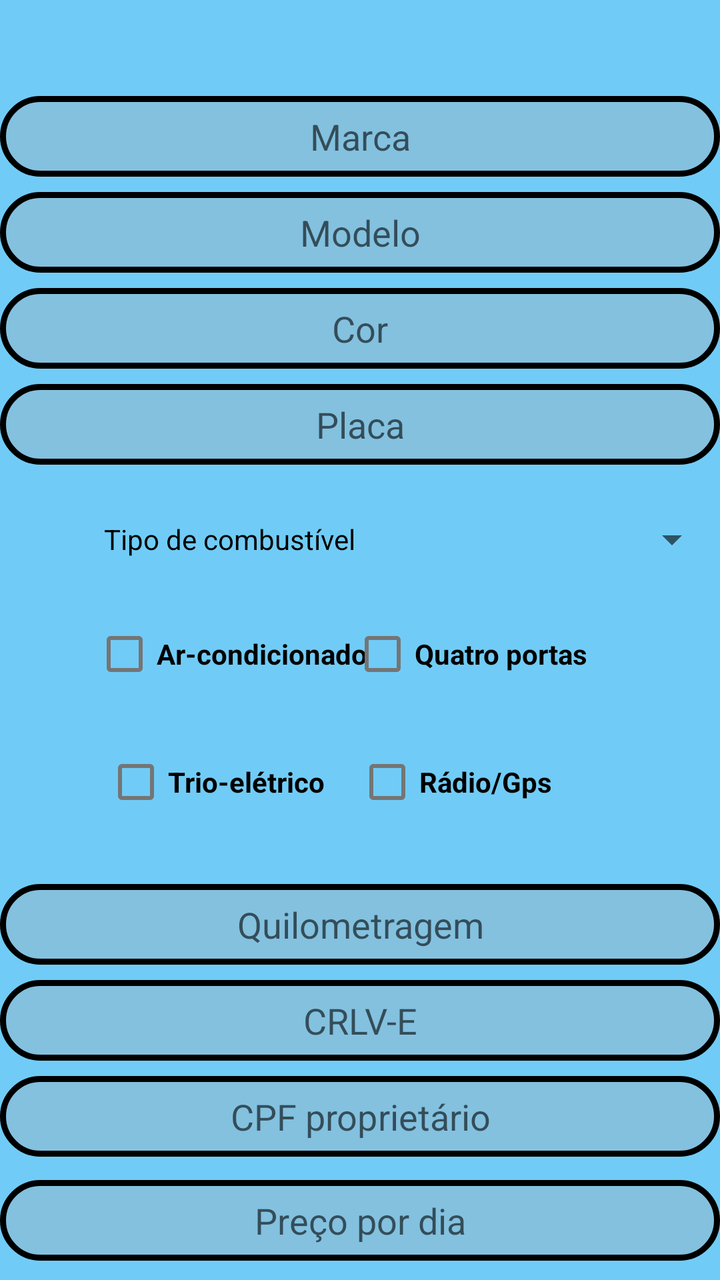
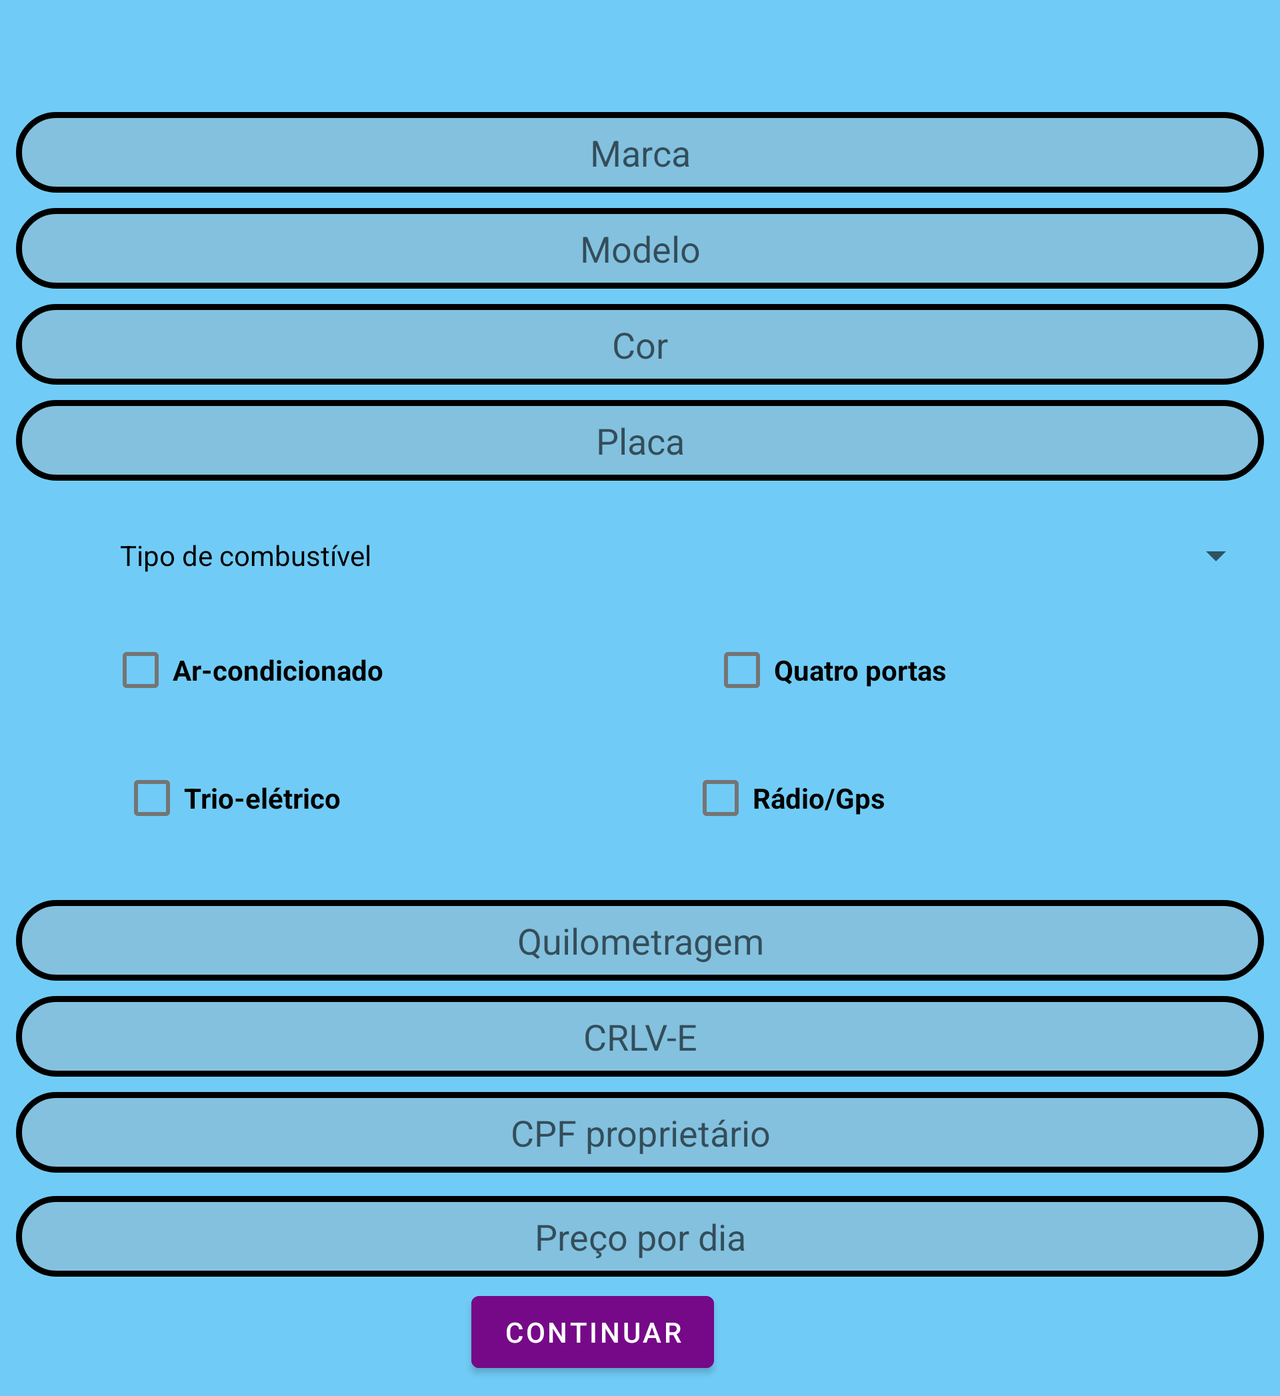

Two renders of one Android screen. The first uses the default layout on a phone; the second uses the alternative layout the repository ships for a different screen configuration, on a matching device. The two XML files are below.
<!-- AndroidManifest.xml: application theme Theme.AluguelDeCarros -->
<!-- res/layout/activity_new_car.xml -->
<?xml version="1.0" encoding="utf-8"?>
<androidx.constraintlayout.widget.ConstraintLayout xmlns:android="http://schemas.android.com/apk/res/android"
    xmlns:app="http://schemas.android.com/apk/res-auto"
    xmlns:tools="http://schemas.android.com/tools"
    android:layout_width="match_parent"
    android:layout_height="match_parent"
    android:background="@color/backgroundcolor"
    tools:context=".view.NewCarActivity">



    <EditText
        android:id="@+id/edittext_marca"
        android:layout_width="0dp"
        android:layout_height="wrap_content"
        android:layout_marginTop="48dp"
        android:background="@drawable/edittext_border"
        android:hint="@string/marca"
        android:inputType="text"
        android:padding="8dp"
        android:textAlignment="center"
        android:textColor="@color/black"
        app:layout_constraintEnd_toEndOf="parent"
        app:layout_constraintStart_toStartOf="parent"
        app:layout_constraintTop_toTopOf="parent" />

    <EditText
        android:id="@+id/edittext_modelo"
        android:layout_width="0dp"
        android:layout_height="wrap_content"
        android:layout_marginTop="48dp"
        android:background="@drawable/edittext_border"
        android:hint="@string/modelo"
        android:inputType="text"
        android:padding="8dp"
        android:textAlignment="center"
        android:textColor="@color/black"
        app:layout_constraintEnd_toEndOf="@id/edittext_marca"
        app:layout_constraintStart_toStartOf="@id/edittext_marca"
        app:layout_constraintTop_toTopOf="@id/edittext_marca" />

    <EditText
        android:id="@+id/edittext_cor"
        android:layout_width="0dp"
        android:layout_height="wrap_content"
        android:layout_marginTop="48dp"
        android:background="@drawable/edittext_border"
        android:hint="@string/cor"
        android:inputType="text"
        android:padding="8dp"
        android:textAlignment="center"
        android:textColor="@color/black"
        app:layout_constraintEnd_toEndOf="@id/edittext_modelo"
        app:layout_constraintStart_toStartOf="@id/edittext_modelo"
        app:layout_constraintTop_toTopOf="@id/edittext_modelo" />

    <EditText
        android:id="@+id/edittext_placa"
        android:layout_width="0dp"
        android:layout_height="wrap_content"
        android:layout_marginTop="48dp"
        android:background="@drawable/edittext_border"
        android:hint="@string/placa"
        android:inputType="text"
        android:padding="8dp"
        android:textAlignment="center"
        android:textColor="@color/black"
        app:layout_constraintEnd_toEndOf="@id/edittext_cor"
        app:layout_constraintStart_toStartOf="@id/edittext_cor"
        app:layout_constraintTop_toTopOf="@id/edittext_cor" />

    <TextView
        android:id="@+id/textview_combustivel"
        android:layout_width="wrap_content"
        android:layout_height="wrap_content"
        android:layout_marginStart="52dp"
        android:layout_marginTop="68dp"
        android:text="@string/tipo_de_combust_vel"
        android:textColor="@color/black"
        app:layout_constraintStart_toStartOf="@id/edittext_placa"
        app:layout_constraintTop_toTopOf="@id/edittext_placa" />

    <Spinner
        android:id="@+id/spinner_combustivel"
        android:layout_width="0dp"
        android:layout_height="wrap_content"
        app:layout_constraintBottom_toBottomOf="@id/textview_combustivel"
        app:layout_constraintEnd_toEndOf="parent"
        app:layout_constraintStart_toEndOf="@id/textview_combustivel"
        app:layout_constraintTop_toTopOf="@id/textview_combustivel"/>

    <CheckBox
        android:id="@+id/check_ar"
        android:layout_width="wrap_content"
        android:layout_height="wrap_content"
        android:layout_marginTop="24dp"
        android:text="@string/ar_condicionado"
        android:textColor="@color/black"
        android:textStyle="bold"
        app:layout_constraintEnd_toEndOf="@id/textview_combustivel"
        app:layout_constraintStart_toStartOf="@id/textview_combustivel"
        app:layout_constraintTop_toBottomOf="@id/textview_combustivel" />

    <CheckBox
        android:id="@+id/check_portas"
        android:layout_width="wrap_content"
        android:layout_height="wrap_content"
        android:layout_marginTop="24dp"
        android:text="@string/quatro_portas"
        android:textColor="@color/black"
        android:textStyle="bold"
        app:layout_constraintEnd_toEndOf="parent"
        app:layout_constraintHorizontal_bias="0.651"
        app:layout_constraintStart_toStartOf="@id/textview_combustivel"
        app:layout_constraintTop_toBottomOf="@id/textview_combustivel" />

    <CheckBox
        android:id="@+id/check_trio"
        android:layout_width="wrap_content"
        android:layout_height="wrap_content"
        android:layout_marginTop="16dp"
        android:text="@string/trio_el_trico"
        android:textColor="@color/black"
        android:textStyle="bold"
        app:layout_constraintEnd_toEndOf="@id/textview_combustivel"
        app:layout_constraintHorizontal_bias="0.0"
        app:layout_constraintStart_toStartOf="@id/textview_combustivel"
        app:layout_constraintTop_toBottomOf="@id/check_ar" />

    <CheckBox
        android:id="@+id/check_radio"
        android:layout_width="wrap_content"
        android:layout_height="wrap_content"
        android:layout_marginTop="88dp"
        android:text="@string/r_dio_gps"
        android:textColor="@color/black"
        android:textStyle="bold"
        app:layout_constraintEnd_toEndOf="parent"
        app:layout_constraintHorizontal_bias="0.6"
        app:layout_constraintStart_toStartOf="@id/textview_combustivel"
        app:layout_constraintTop_toBottomOf="@id/textview_combustivel" />

    <EditText
        android:id="@+id/edittext_quilometragem"
        android:layout_width="0dp"
        android:layout_height="wrap_content"
        android:layout_marginTop="250dp"
        android:background="@drawable/edittext_border"
        android:hint="@string/quilometragem"
        android:inputType="text"
        android:padding="8dp"
        android:textAlignment="center"
        android:textColor="@color/black"
        app:layout_constraintEnd_toEndOf="@id/edittext_placa"
        app:layout_constraintStart_toStartOf="@id/edittext_placa"
        app:layout_constraintTop_toTopOf="@id/edittext_placa" />

    <EditText
        android:id="@+id/edittext_crlve"
        android:layout_width="0dp"
        android:layout_height="wrap_content"
        android:layout_marginTop="48dp"
        android:background="@drawable/edittext_border"
        android:hint="@string/crlv_e"
        android:inputType="text"
        android:padding="8dp"
        android:textAlignment="center"
        android:textColor="@color/black"
        app:layout_constraintEnd_toEndOf="@id/edittext_quilometragem"
        app:layout_constraintStart_toStartOf="@id/edittext_quilometragem"
        app:layout_constraintTop_toTopOf="@id/edittext_quilometragem" />

    <EditText
        android:id="@+id/edittext_cpf_proprietario"
        android:layout_width="0dp"
        android:layout_height="wrap_content"
        android:layout_marginTop="48dp"
        android:background="@drawable/edittext_border"
        android:hint="@string/cpf_propriet_rio"
        android:inputType="text"
        android:padding="8dp"
        android:textAlignment="center"
        android:textColor="@color/black"
        app:layout_constraintEnd_toEndOf="@id/edittext_crlve"
        app:layout_constraintStart_toStartOf="@id/edittext_crlve"
        app:layout_constraintTop_toTopOf="@id/edittext_crlve" />

    <EditText
        android:id="@+id/edittext_valor_por_dia"
        android:layout_width="0dp"
        android:layout_height="wrap_content"
        android:layout_marginTop="100dp"
        android:background="@drawable/edittext_border"
        android:hint="@string/preco"
        android:inputType="numberDecimal"
        android:padding="8dp"
        android:textAlignment="center"
        android:textColor="@color/black"
        app:layout_constraintEnd_toEndOf="@id/edittext_crlve"
        app:layout_constraintHorizontal_bias="0.0"
        app:layout_constraintStart_toStartOf="@id/edittext_crlve"
        app:layout_constraintTop_toTopOf="@id/edittext_crlve" />

    <Button
        android:id="@+id/button_salvar_carro"
        android:layout_width="wrap_content"
        android:layout_height="wrap_content"
        android:layout_marginTop="116dp"
        android:backgroundTint="@color/fontcolor"
        android:text="@string/continuar"
        app:layout_constraintEnd_toEndOf="@id/edittext_cpf_proprietario"
        app:layout_constraintHorizontal_bias="0.498"
        app:layout_constraintStart_toStartOf="@id/edittext_cpf_proprietario"
        app:layout_constraintTop_toTopOf="@id/edittext_cpf_proprietario" />

</androidx.constraintlayout.widget.ConstraintLayout>
<!-- resources referenced by this layout -->
<resources>
  <color name="backgroundcolor">#70CCF6</color>
  <color name="black">#FF000000</color>
  <color name="fontcolor">#760988</color>
  <!-- drawable edittext_border (drawable) -->
  <shape xmlns:android="http://schemas.android.com/apk/res/android">
      <solid android:color="#4AAFA6A6" />
      <stroke
          android:width="3dp"
          android:color="#000000" />
          <corners android:radius="120dp" />
  </shape>
  <string name="ar_condicionado">Ar-condicionado</string>
  <string name="continuar">Continuar</string>
  <string name="cor">Cor</string>
  <string name="cpf_propriet_rio">CPF proprietário</string>
  <string name="crlv_e">CRLV-E</string>
  <string name="marca">Marca</string>
  <string name="modelo">Modelo</string>
  <string name="placa">Placa</string>
  <string name="preco">Preço por dia</string>
  <string name="quatro_portas">Quatro portas</string>
  <string name="quilometragem">Quilometragem</string>
  <string name="r_dio_gps">Rádio/Gps</string>
  <string name="tipo_de_combust_vel">Tipo de combustível</string>
  <string name="trio_el_trico">Trio-elétrico</string>
  <style name="Theme.AluguelDeCarros" parent="Theme.MaterialComponents.DayNight.DarkActionBar">
          
          <item name="colorPrimary">@color/purple_500</item>
          <item name="colorPrimaryVariant">@color/purple_700</item>
          <item name="colorOnPrimary">@color/white</item>
          
          <item name="colorSecondary">@color/teal_200</item>
          <item name="colorSecondaryVariant">@color/teal_700</item>
          <item name="colorOnSecondary">@color/black</item>
          
          <item name="android:statusBarColor">?attr/colorPrimaryVariant</item>
          
      </style>
  <color name="purple_500">#FF6200EE</color>
  <color name="purple_700">#FF3700B3</color>
  <color name="white">#FFFFFFFF</color>
  <color name="teal_200">#FF03DAC5</color>
  <color name="teal_700">#FF018786</color>
</resources>
<!-- res/layout-land/activity_new_car.xml (the repository's variant of the layout above) -->
<!-- drawn on the phone turned sideways -->
<?xml version="1.0" encoding="utf-8"?>
<ScrollView xmlns:android="http://schemas.android.com/apk/res/android"
xmlns:app="http://schemas.android.com/apk/res-auto"
xmlns:tools="http://schemas.android.com/tools"
android:layout_width="match_parent"
android:layout_height="match_parent"
android:padding="8dp"
android:background="@color/backgroundcolor"
tools:context=".view.NewCarActivity">

<androidx.constraintlayout.widget.ConstraintLayout
    android:layout_width="match_parent"
    android:layout_height="match_parent"
    android:orientation="vertical">

    <EditText
        android:id="@+id/edittext_marca"
        android:layout_width="match_parent"
        android:layout_height="wrap_content"
        android:layout_marginTop="48dp"
        android:background="@drawable/edittext_border"
        android:hint="@string/marca"
        android:inputType="text"
        android:padding="8dp"
        android:textAlignment="center"
        android:textColor="@color/black"
        app:layout_constraintEnd_toEndOf="parent"
        app:layout_constraintStart_toStartOf="parent"
        app:layout_constraintTop_toTopOf="parent" />

    <EditText
        android:id="@+id/edittext_modelo"
        android:layout_width="match_parent"
        android:layout_height="wrap_content"
        android:layout_marginTop="48dp"
        android:background="@drawable/edittext_border"
        android:hint="@string/modelo"
        android:inputType="text"
        android:padding="8dp"
        android:textAlignment="center"
        android:textColor="@color/black"
        app:layout_constraintEnd_toEndOf="@id/edittext_marca"
        app:layout_constraintStart_toStartOf="@id/edittext_marca"
        app:layout_constraintTop_toTopOf="@id/edittext_marca" />

    <EditText
        android:id="@+id/edittext_cor"
        android:layout_width="match_parent"
        android:layout_height="wrap_content"
        android:layout_marginTop="48dp"
        android:background="@drawable/edittext_border"
        android:hint="@string/cor"
        android:inputType="text"
        android:padding="8dp"
        android:textAlignment="center"
        android:textColor="@color/black"
        app:layout_constraintEnd_toEndOf="@id/edittext_modelo"
        app:layout_constraintStart_toStartOf="@id/edittext_modelo"
        app:layout_constraintTop_toTopOf="@id/edittext_modelo" />

    <EditText
        android:id="@+id/edittext_placa"
        android:layout_width="match_parent"
        android:layout_height="wrap_content"
        android:layout_marginTop="48dp"
        android:background="@drawable/edittext_border"
        android:hint="@string/placa"
        android:inputType="text"
        android:padding="8dp"
        android:textAlignment="center"
        android:textColor="@color/black"
        app:layout_constraintEnd_toEndOf="@id/edittext_cor"
        app:layout_constraintStart_toStartOf="@id/edittext_cor"
        app:layout_constraintTop_toTopOf="@id/edittext_cor" />

    <TextView
        android:id="@+id/textview_combustivel"
        android:layout_width="wrap_content"
        android:layout_height="wrap_content"
        android:layout_marginStart="52dp"
        android:layout_marginTop="68dp"
        android:text="@string/tipo_de_combust_vel"
        android:textColor="@color/black"
        app:layout_constraintStart_toStartOf="@id/edittext_placa"
        app:layout_constraintTop_toTopOf="@id/edittext_placa" />

    <Spinner
        android:id="@+id/spinner_combustivel"
        android:layout_width="match_parent"
        android:layout_height="wrap_content"
        app:layout_constraintBottom_toBottomOf="@id/textview_combustivel"
        app:layout_constraintEnd_toEndOf="parent"
        app:layout_constraintStart_toEndOf="@id/textview_combustivel"
        app:layout_constraintTop_toTopOf="@id/textview_combustivel" />

    <CheckBox
        android:id="@+id/check_ar"
        android:layout_width="wrap_content"
        android:layout_height="wrap_content"
        android:layout_marginTop="24dp"
        android:text="@string/ar_condicionado"
        android:textColor="@color/black"
        android:textStyle="bold"
        app:layout_constraintEnd_toEndOf="@id/textview_combustivel"
        app:layout_constraintStart_toStartOf="@id/textview_combustivel"
        app:layout_constraintTop_toBottomOf="@id/textview_combustivel" />

    <CheckBox
        android:id="@+id/check_portas"
        android:layout_width="wrap_content"
        android:layout_height="wrap_content"
        android:layout_marginTop="24dp"
        android:text="@string/quatro_portas"
        android:textColor="@color/black"
        android:textStyle="bold"
        app:layout_constraintEnd_toEndOf="parent"
        app:layout_constraintHorizontal_bias="0.651"
        app:layout_constraintStart_toStartOf="@id/textview_combustivel"
        app:layout_constraintTop_toBottomOf="@id/textview_combustivel" />

    <CheckBox
        android:id="@+id/check_trio"
        android:layout_width="wrap_content"
        android:layout_height="wrap_content"
        android:layout_marginTop="16dp"
        android:text="@string/trio_el_trico"
        android:textColor="@color/black"
        android:textStyle="bold"
        app:layout_constraintEnd_toEndOf="@id/textview_combustivel"
        app:layout_constraintHorizontal_bias="0.0"
        app:layout_constraintStart_toStartOf="@id/textview_combustivel"
        app:layout_constraintTop_toBottomOf="@id/check_ar" />

    <CheckBox
        android:id="@+id/check_radio"
        android:layout_width="wrap_content"
        android:layout_height="wrap_content"
        android:layout_marginTop="88dp"
        android:text="@string/r_dio_gps"
        android:textColor="@color/black"
        android:textStyle="bold"
        app:layout_constraintEnd_toEndOf="parent"
        app:layout_constraintHorizontal_bias="0.6"
        app:layout_constraintStart_toStartOf="@id/textview_combustivel"
        app:layout_constraintTop_toBottomOf="@id/textview_combustivel" />

    <EditText
        android:id="@+id/edittext_quilometragem"
        android:layout_width="0dp"
        android:layout_height="wrap_content"
        android:layout_marginTop="250dp"
        android:background="@drawable/edittext_border"
        android:hint="@string/quilometragem"
        android:inputType="text"
        android:padding="8dp"
        android:textAlignment="center"
        android:textColor="@color/black"
        app:layout_constraintEnd_toEndOf="@id/edittext_placa"
        app:layout_constraintStart_toStartOf="@id/edittext_placa"
        app:layout_constraintTop_toTopOf="@id/edittext_placa" />

    <EditText
        android:id="@+id/edittext_crlve"
        android:layout_width="0dp"
        android:layout_height="wrap_content"
        android:layout_marginTop="48dp"
        android:background="@drawable/edittext_border"
        android:hint="@string/crlv_e"
        android:inputType="text"
        android:padding="8dp"
        android:textAlignment="center"
        android:textColor="@color/black"
        app:layout_constraintEnd_toEndOf="@id/edittext_quilometragem"
        app:layout_constraintStart_toStartOf="@id/edittext_quilometragem"
        app:layout_constraintTop_toTopOf="@id/edittext_quilometragem" />

    <EditText
        android:id="@+id/edittext_cpf_proprietario"
        android:layout_width="0dp"
        android:layout_height="wrap_content"
        android:layout_marginTop="48dp"
        android:background="@drawable/edittext_border"
        android:hint="@string/cpf_propriet_rio"
        android:inputType="text"
        android:padding="8dp"
        android:textAlignment="center"
        android:textColor="@color/black"
        app:layout_constraintEnd_toEndOf="@id/edittext_crlve"
        app:layout_constraintStart_toStartOf="@id/edittext_crlve"
        app:layout_constraintTop_toTopOf="@id/edittext_crlve" />

    <EditText
        android:id="@+id/edittext_valor_por_dia"
        android:layout_width="0dp"
        android:layout_height="wrap_content"
        android:layout_marginTop="100dp"
        android:background="@drawable/edittext_border"
        android:hint="@string/preco"
        android:inputType="numberDecimal"
        android:padding="8dp"
        android:textAlignment="center"
        android:textColor="@color/black"
        app:layout_constraintEnd_toEndOf="@id/edittext_crlve"
        app:layout_constraintHorizontal_bias="0.0"
        app:layout_constraintStart_toStartOf="@id/edittext_crlve"
        app:layout_constraintTop_toTopOf="@id/edittext_crlve" />

    <Button
        android:id="@+id/button_salvar_carro"
        android:layout_width="wrap_content"
        android:layout_height="wrap_content"
        android:layout_marginTop="44dp"
        android:backgroundTint="@color/fontcolor"
        android:text="@string/continuar"
        app:layout_constraintEnd_toEndOf="@id/edittext_valor_por_dia"
        app:layout_constraintHorizontal_bias="0.453"
        app:layout_constraintStart_toStartOf="@id/edittext_valor_por_dia"
        app:layout_constraintTop_toTopOf="@id/edittext_valor_por_dia" />


</androidx.constraintlayout.widget.ConstraintLayout>
</ScrollView>
